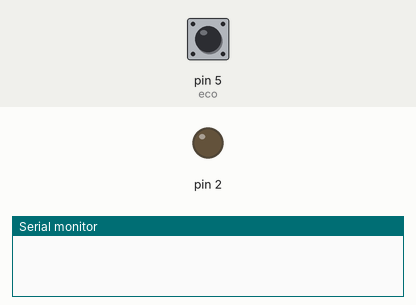
Recording of a sketch running on a simulated Arduino Uno, built with avr-gcc and run on an emulated ATmega328P. Shown: output pins drawn as LEDs (lit = HIGH), the last lines printed to the serial monitor. Inputs (shaded band) come from the test bench; at power-on: pin 5 (eco) LOW. Pins used as bus, display or sensor lines are not drawn.

Above: at 1.8 s.
1.9 s: pin 5 (eco) pulsed HIGH 5 times (0.12 s each, 0.3 s apart)
At 3.6 s:
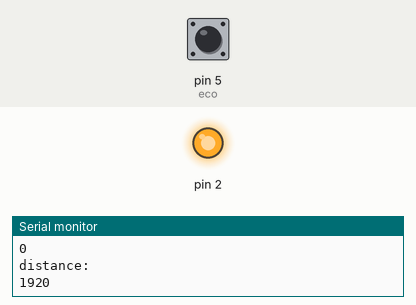
Timing chart, 0 to 6.7 s (numbered marks = the images above; inputs shaded):
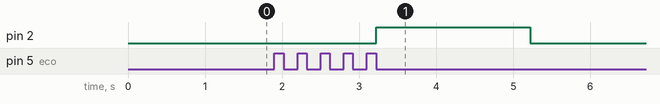

The sketch:

ulsonicar.ino
```cpp
int eco=5;
int triger=4;
long duration;
int distance;
void setup() {
  // put your setup code here, to run once:
pinMode(eco,INPUT);
pinMode(triger,OUTPUT);
pinMode(2,OUTPUT);
Serial.begin(115200);
}

void loop() {
  // put your main code here, to run repeatedly:
digitalWrite(triger,LOW);
delay(2);
digitalWrite(triger,HIGH);
delay(1000);
digitalWrite(triger,LOW);
duration= pulseIn(eco,HIGH);
distance= duration*0.032/2;
Serial.println("distance:");
Serial.println(distance);
if(distance>140)
{
  digitalWrite(2,HIGH);
}
else if (6<distance>23)
{
  digitalWrite(6,HIGH);
}
else if(25<distance>100)
{
  digitalWrite(8,HIGH);
}
else
{
  digitalWrite(2,LOW);
}


}
```

Measured:
- after the input at 1.9 s, pin 2: LOW → HIGH after 1.3 s, → LOW 2.0 s later
